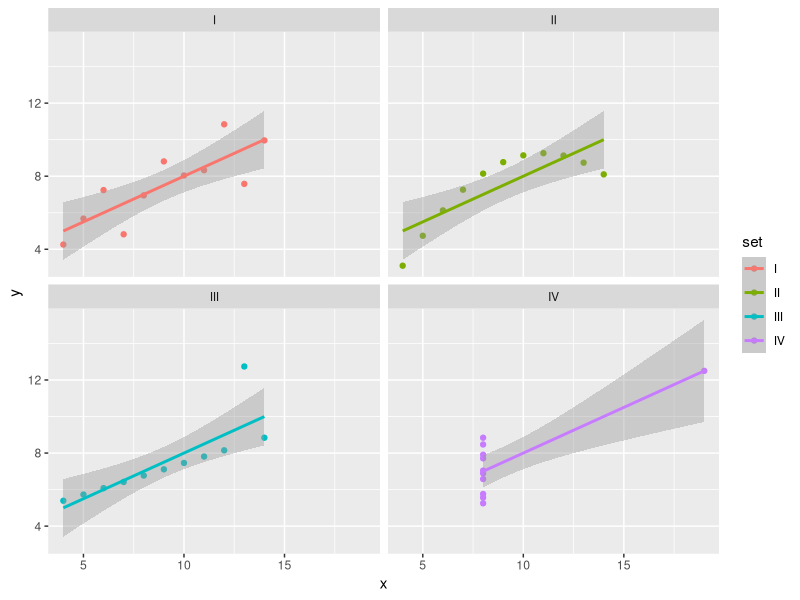
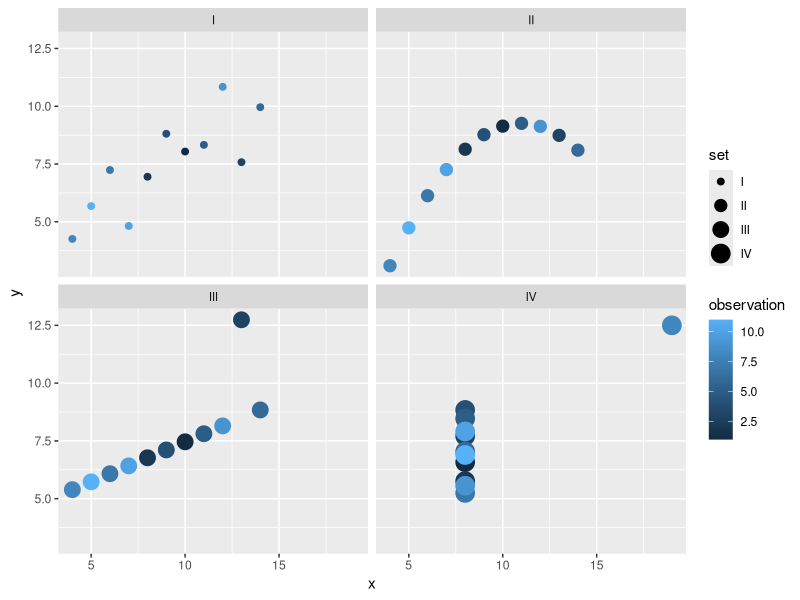
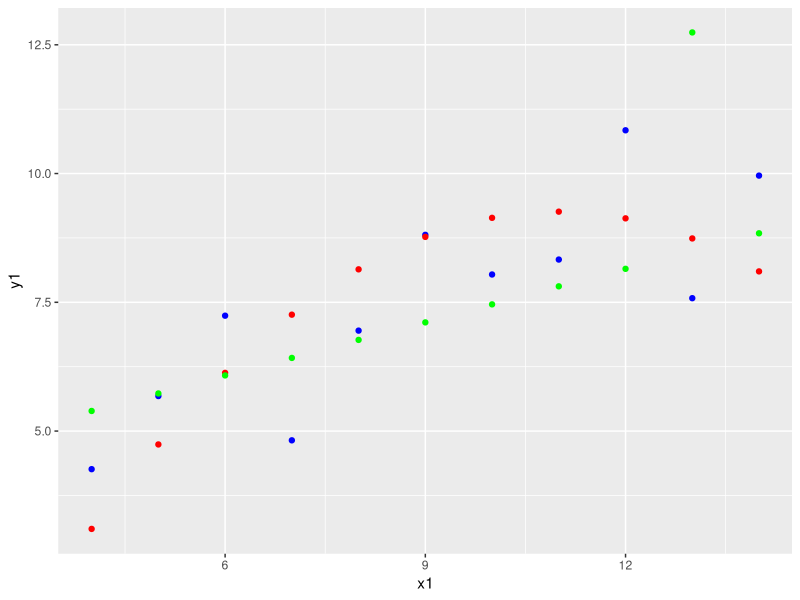
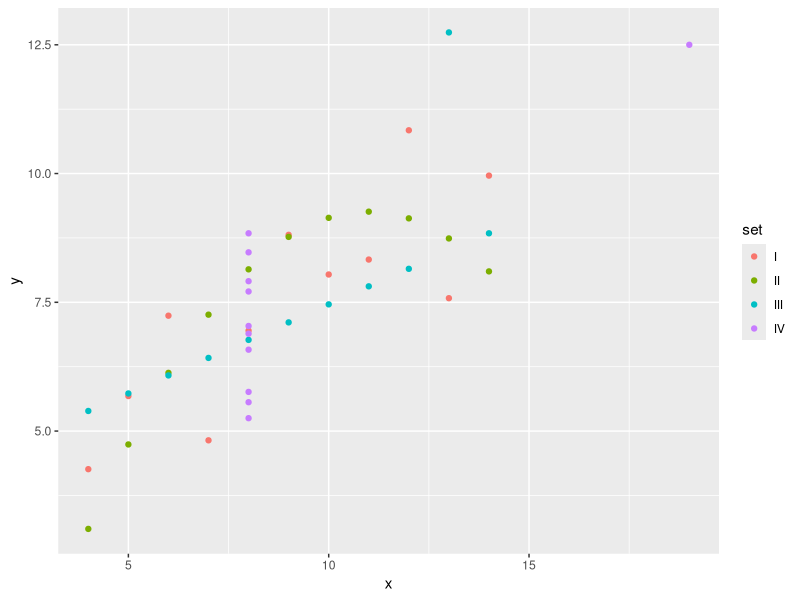
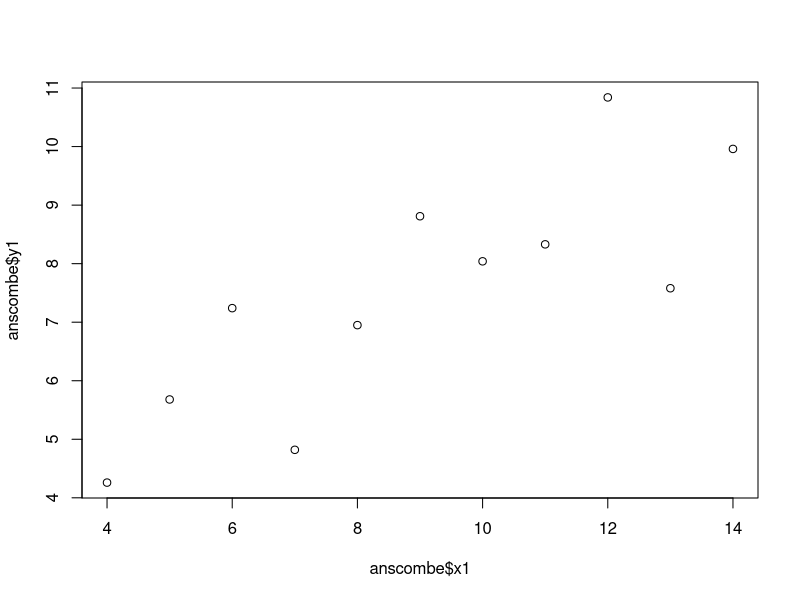

These figures' R source, in order:
## pdf(file="anscombe.pdf", paper="USr", height=0, width=0)

library(tidyverse)

anscombe

anscombe_tidy <- anscombe %>%
    mutate(observation = seq_len(n())) %>%
    gather(key, value, -observation) %>%
    separate(key, c("variable", "set"),sep=1, convert = TRUE) %>%
    mutate(set = c("I", "II", "III", "IV")[set]) %>%
    spread(variable, value) %>% arrange(set,observation)

anscombe_tidy

summarize(group_by(anscombe_tidy,set),
          mean(x), sd(x), mean(y), sd(y), cor(x,y),
          alpha=coef(lm(y ~ x))[1], beta=coef(lm(y ~ x))[2], R2=summary(lm(y ~ x))$r.squared 
          )

ggplot(data=anscombe_tidy, aes(x=x, y=y, color=set)) +
    geom_point() +
    facet_wrap(vars(set)) +
    geom_smooth(method = "lm", se = TRUE)


ggplot(anscombe_tidy, aes(x=x, y=y, color=observation, size=set)) +
    geom_point() +
    facet_wrap (~ set)


ggplot(anscombe, aes(x=x1, y=y1)) + geom_point(color="blue") +
    geom_point(aes(x=x2,y=y2), color="red") +
    geom_point(aes(x=x3,y=y3), color="green") 

anscombe_tidy %>% ggplot(aes(x=x,y=y,color=set)) + geom_point()


plot(anscombe$x1, anscombe$y1)
